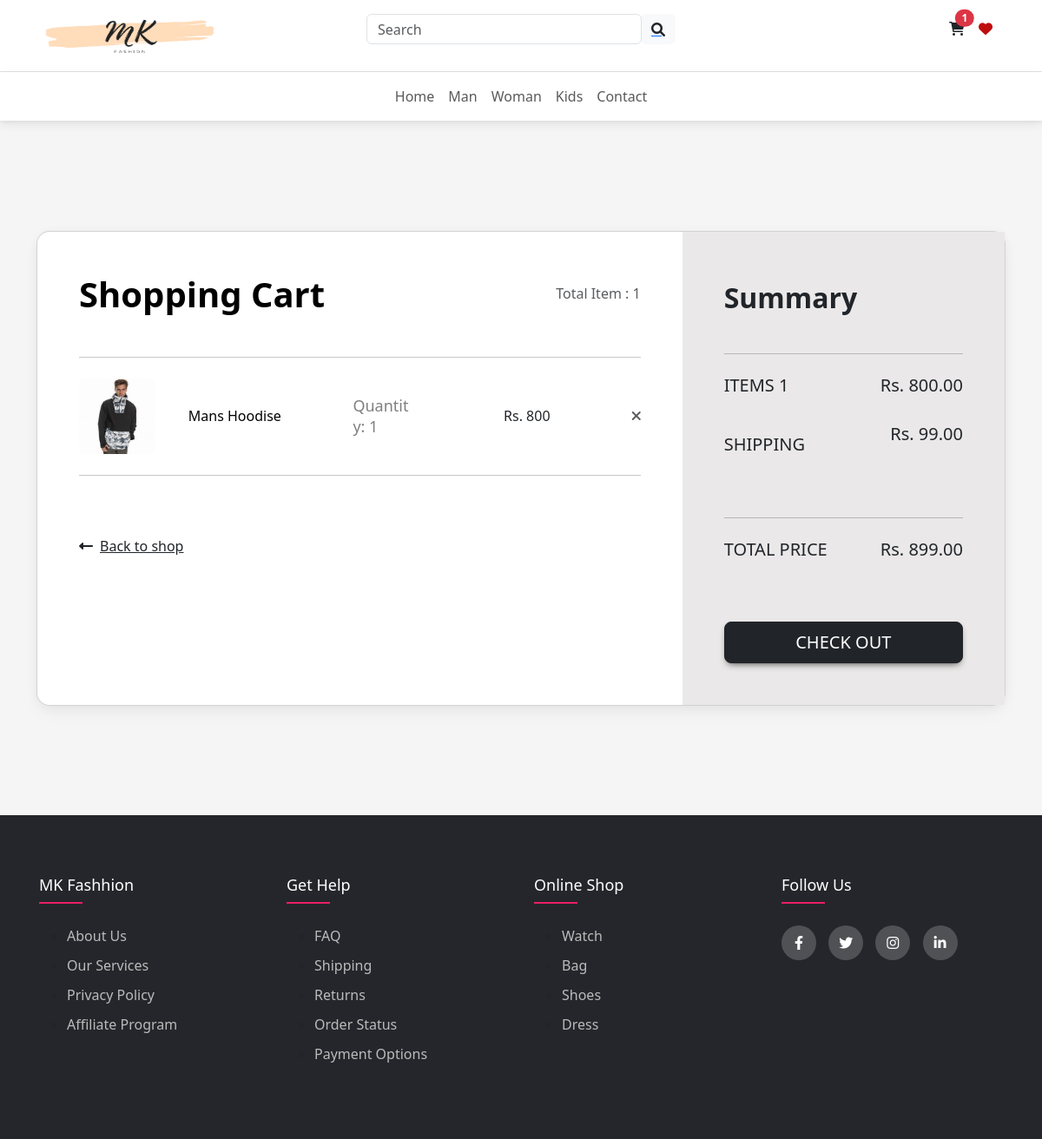
The page /cart/ (signed in) on the database as committed earlier.
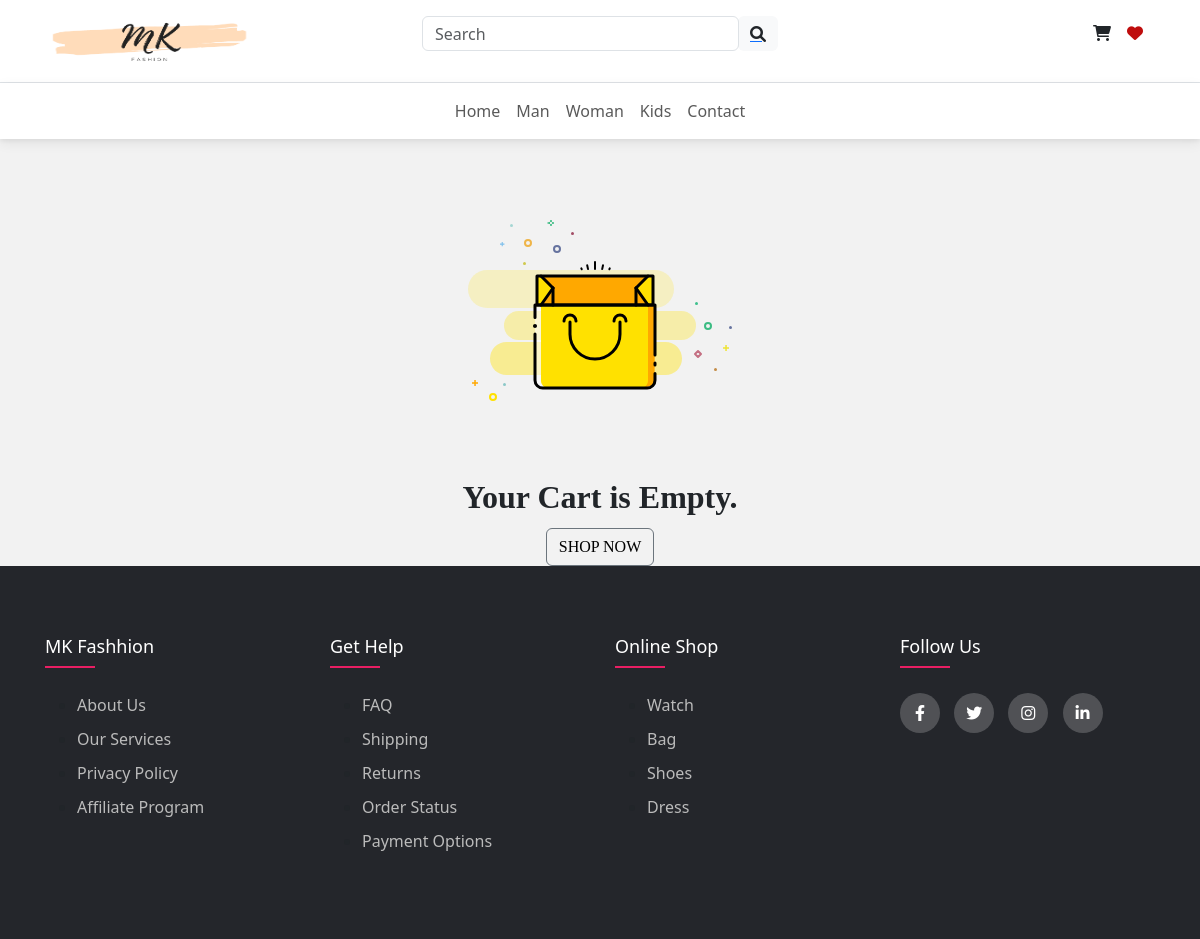
The same page on the database as committed later.
### Mkart/models.py (models this page shows, shortened)
class Cart(models.Model):
    user = models.ForeignKey(User, on_delete=models.CASCADE)
    product = models.ForeignKey(Product, on_delete=models.CASCADE)
    quantity = models.PositiveIntegerField(default=1)
    def image(self):
        return self.product.p_img1.url

class Product(models.Model):
    product_id = models.AutoField
    p_name = models.CharField(max_length=50)
    category = models.CharField(max_length=50,choices=choice_product,default=" ")
    subCategory = models.CharField(max_length=50,default="")
    p_price = models.IntegerField(default=0)
    des = models.TextField(max_length=300)
    product_date = models.DateField()
    p_img1=models.ImageField(upload_to="img",default="")
    p_img2=models.ImageField(upload_to="img",default="")

### Mkart/views.py (the view)
# urls.py: path('cart/', views.cart, name='cart'),
def cart(request):
    cart_items = Cart.objects.filter(user=request.user)
    cart_quntity = len(cart_items)
    cart = Cart.objects.all()
    li = logo.objects.all()
    i_total = 0
    for item in cart_items:
        i_total += item.product.p_price * item.quantity
    total = i_total + 99
    ci = {
        'cart_items': cart_items,
         "logo": li,
        'total': len(cart_items),
        'cart' : cart,
        'total_price' : total,
        'item_total' : i_total
    }
    return render(request, 'cart.html', ci)

### templates/cart.html (shortened to what this page needs)
<!DOCTYPE html>
<html lang="en">
<head>
  <link href="https://cdnjs.cloudflare.com/ajax/libs/font-awesome/6.0.0/css/all.min.css" rel="stylesheet" />
  <link href="https://cdnjs.cloudflare.com/ajax/libs/mdb-ui-kit/6.3.1/mdb.min.css" rel="stylesheet" />
  <link href="https://cdn.jsdelivr.net/npm/bootstrap@5.3.0/dist/css/bootstrap.min.css" rel="stylesheet"
>
</head>
<body>
  {% include 'header.html' %}
  {% if cart_items %}
  <section class="h-100 h-custom">
    <div class="container py-5 h-100">
      <div class="row d-flex justify-content-center align-items-center h-100">
        <div class="col-12">
          <div class="card card-registration card-registration-2" style="border-radius: 15px;">
            <div class="card-body p-0">
              <div class="row g-0">
                <div class="col-lg-8">
                  <div class="p-5">
                    <div class="d-flex justify-content-between align-items-center mb-5">
                      <h1 class="fw-bold mb-0 text-black">Shopping Cart</h1>
                      <h6 class="mb-0 text-muted"> Total Item : {{ total }}</h6>
                    </div>
                    {% for item in cart_items %}
                    <hr class="my-4">
                    <div class="row mb-4 d-flex justify-content-between align-items-center">
                      <div class="col-md-2 col-lg-2 col-xl-2">
                        <img src="{{item.image}}" class="img-fluid rounded-3" alt="Cotton T-shirt">
                      </div>
                      <div class="col-md-3 col-lg-3 col-xl-3">
                        <h6 class="text-black mb-0">{{item.product.p_name}}</h6>
                      </div>
                      <div class="col-md-3 col-lg-3 col-xl-2 d-flex">
                        <p class="m-2">Quantity: {{item.quantity }} </p>
                      </div>
                      <div class="col-md-3 col-lg-2 col-xl-2 offset-lg-1">
                        <h6 class="mb-0">Rs. {{item.product.p_price}}</h6>
                      </div>
                      <div class="col-md-1 col-lg-1 col-xl-1 text-end">
                        <a href="{% url 'delete_from_cart' product_id=item.product.id %}" class="text-muted"><i
                            class="fas fa-times"></i></a>
                      </div>
                    </div>
                    {% endfor %}
                    <hr class="my-4">
                    <div class="pt-5">
                      <h6 class="mb-0"><a href="/" class="text-body"><i class="fas fa-long-arrow-alt-left me-2"></i>Back
                          to shop</a></h6>
                    </div>
                  </div>
                </div>
                <div class="col-lg-4 bg-grey">
                  <div class="p-5">
                    <h3 class="fw-bold mb-5 mt-2 pt-1">Summary</h3>
                    <hr class="my-4">
                    <div class="d-flex justify-content-between mb-4">
                      <h5 class="text-uppercase">items {{ total }}</h5>
                      <h5>Rs. {{item_total}}.00</h5>
                    </div>
                    <div class="d-flex justify-content-between mb-4">
                      <h5 class="text-uppercase mb-5 mt-2 pt-1">Shipping</h5>
                      <h5>Rs. 99.00</h5>
                    </div>
                    <hr class="my-4">
                    <div class="d-flex justify-content-between mb-5">
                      <h5 class="text-uppercase">Total price</h5>
                      <h5>Rs. {{total_price}}.00</h5>
                    </div>
                    <a href="{% url 'address' %}"><button type="button" class="btn btn1 btn-dark btn-block btn-lg" data-mdb-ripple-color="wite">Check
                      Out</button></a>
                  </div>
                </div>
              </div>
            </div>
          </div>
        </div>
      </div>
    </div>
  </section>
  {% else %}
  <div class="empty-cart">
    <h3>Your Cart is Empty.</h3>
    <a href="/" class="btn btn-outline-secondary">Shop now</a>
  </div>
  {% endif %}
  {% include 'footer.html' %}
</body>
</html>

### templates/header.html (shortened to what this page needs)
<!DOCTYPE html>
<html lang="en">
  <head>
  </head>
  <body>
     {% load static %}
     <div class="p-3 text-center bg-white border-bottom">
       <div class="container">
         <div class="row">
           <div class="col-md-4 d-flex justify-content-center justify-content-md-start mb-3 mb-md-0">
             <a href="/" class="ms-md-2">
               <img src="{{logo.0.logo.url}}" height="50" width="200" />
             </a>
           </div>
           <div class="col-md-4">
             <form class="d-flex input-group w-auto my-auto mb-3 mb-md-0">
               <input autocomplete="off" type="search" class="form-control rounded" placeholder="Search" />
               <a href="#">
               <span class="input-group-text border-0 d-none d-lg-flex"><i class="fas fa-search"></i></span>
               </a>
             </form>
           </div>
           <div class="col-md-4 d-flex justify-content-center justify-content-md-end align-items-center">
             <div class="d-flex">
           {% if not user.is_authenticated %}
           <a class="mx-1 but" href="{% url 'signup' %}">Login/Signup</a>
           {% else %}
               <a class="text-reset me-3" href="{% url 'cart' %}">
                 <span><i class="fas fa-shopping-cart" id="cart1"></i></span>
                 {% for carts in cart %}
                 {% if carts.quantity != null %}
                 {% if carts.user == request.user %}
                 <span class="position-absolute translate-middle badge rounded-pill bg-danger"
                 id="cart1">{{carts.quantity}}
               </span>
               {% endif %}
                 {% endif %}
                 {% endfor %}
               </a>
               <a class="heart" href="{% url 'wishlist' %}" >
               <i class="fa-solid fa-heart" style="color: #bf0d0d;"></i>
               </a>
               {% endif %}
             </div>
           </div>
         </div>
       </div>
     </div>
     <nav class="navbar navbar-expand-lg navbar-light bg-white ">
       <div class="container justify-content-center">
         <ul class="navbar-nav  flex-row">
           <li class="nav-item me-2 me-lg-0 d-none d-md-inline-block">
             <a class="nav-link " href="{% url 'home' %}">Home</a>
           </li>
           <li class="nav-item me-2 me-lg-0 d-none d-md-inline-block">
             <a class="nav-link " href="{% url 'man-product' %}">Man</a>
           </li>
           <li class="nav-item me-2 me-lg-0 d-none d-md-inline-block">
             <a class="nav-link " href="{% url 'woman-product' %}">Woman</a>
         </li>
         <li class="nav-item me-2 me-lg-0 d-none d-md-inline-block">
             <a class="nav-link " href="{% url 'kids-product' %}">Kids</a>
         </li>
           <li class="nav-item me-2 me-lg-0 d-none d-md-inline-block">
             <a class="nav-link " href="#">Contact</a>
           </li>
         </ul>
     </nav>
  </body>
</html>

Rows that differ between the two databases and show on the page:
removed Cart: quantity "1", image (picture), product.p_name "Mans Hoodise", product.p_price "800"
Other text that changed with them:
{{ total }}: "1" → (not shown)
{{ item_total }}: "800" → (not shown)
{{ total_price }}: "899" → (not shown)
text no longer shown: "Shopping Cart Total Item : Back to shop Summary ITEMS Rs. .00 SHIPPING Rs. 99.00 TOTAL PRICE Rs. .00 CHECK OUT"
text now shown: "Your Cart is Empty. SHOP NOW"
